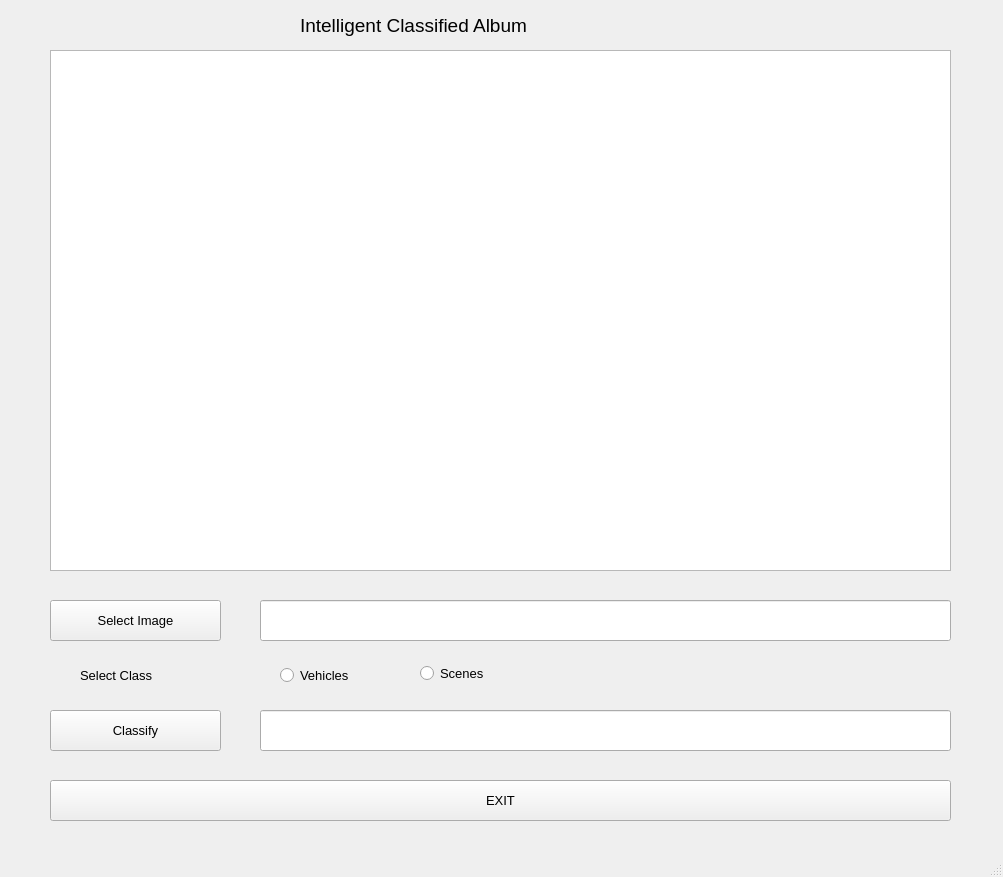
<?xml version="1.0" encoding="UTF-8"?>
<ui version="4.0">
 <class>Classifier</class>
 <widget class="QMainWindow" name="Classifier">
  <property name="geometry">
   <rect>
    <x>0</x>
    <y>0</y>
    <width>1003</width>
    <height>877</height>
   </rect>
  </property>
  <property name="font">
   <font>
    <pointsize>10</pointsize>
   </font>
  </property>
  <property name="windowTitle">
   <string>MainWindow</string>
  </property>
  <widget class="QWidget" name="centralwidget">
   <widget class="QLabel" name="label">
    <property name="geometry">
     <rect>
      <x>300</x>
      <y>0</y>
      <width>361</width>
      <height>51</height>
     </rect>
    </property>
    <property name="font">
     <font>
      <pointsize>14</pointsize>
     </font>
    </property>
    <property name="text">
     <string>Intelligent Classified Album</string>
    </property>
   </widget>
   <widget class="QGraphicsView" name="graphicsView">
    <property name="geometry">
     <rect>
      <x>50</x>
      <y>50</y>
      <width>901</width>
      <height>521</height>
     </rect>
    </property>
   </widget>
   <widget class="QPushButton" name="pushButton">
    <property name="geometry">
     <rect>
      <x>50</x>
      <y>600</y>
      <width>171</width>
      <height>41</height>
     </rect>
    </property>
    <property name="text">
     <string>Select Image</string>
    </property>
   </widget>
   <widget class="QLineEdit" name="lineEdit">
    <property name="geometry">
     <rect>
      <x>260</x>
      <y>600</y>
      <width>691</width>
      <height>41</height>
     </rect>
    </property>
   </widget>
   <widget class="QLineEdit" name="lineEdit_2">
    <property name="geometry">
     <rect>
      <x>260</x>
      <y>710</y>
      <width>691</width>
      <height>41</height>
     </rect>
    </property>
   </widget>
   <widget class="QPushButton" name="pushButton_2">
    <property name="geometry">
     <rect>
      <x>50</x>
      <y>710</y>
      <width>171</width>
      <height>41</height>
     </rect>
    </property>
    <property name="text">
     <string>Classify</string>
    </property>
   </widget>
   <widget class="QPushButton" name="pushButton_3">
    <property name="geometry">
     <rect>
      <x>50</x>
      <y>780</y>
      <width>901</width>
      <height>41</height>
     </rect>
    </property>
    <property name="text">
     <string>EXIT</string>
    </property>
   </widget>
   <widget class="QRadioButton" name="radioButton">
    <property name="geometry">
     <rect>
      <x>280</x>
      <y>660</y>
      <width>137</width>
      <height>31</height>
     </rect>
    </property>
    <property name="text">
     <string>Vehicles</string>
    </property>
   </widget>
   <widget class="QRadioButton" name="radioButton_2">
    <property name="geometry">
     <rect>
      <x>420</x>
      <y>660</y>
      <width>91</width>
      <height>27</height>
     </rect>
    </property>
    <property name="text">
     <string>Scenes</string>
    </property>
   </widget>
   <widget class="QLabel" name="label_2">
    <property name="geometry">
     <rect>
      <x>80</x>
      <y>660</y>
      <width>121</width>
      <height>31</height>
     </rect>
    </property>
    <property name="font">
     <font>
      <pointsize>10</pointsize>
     </font>
    </property>
    <property name="text">
     <string>Select Class</string>
    </property>
   </widget>
  </widget>
  <widget class="QMenuBar" name="menubar">
   <property name="geometry">
    <rect>
     <x>0</x>
     <y>0</y>
     <width>1003</width>
     <height>27</height>
    </rect>
   </property>
  </widget>
  <widget class="QStatusBar" name="statusbar"/>
 </widget>
 <resources/>
 <connections/>
 <slots>
  <signal>signal1()</signal>
  <slot>click1()</slot>
  <slot>show_pic()</slot>
  <slot>show_path()</slot>
  <slot>show_result()</slot>
 </slots>
</ui>
